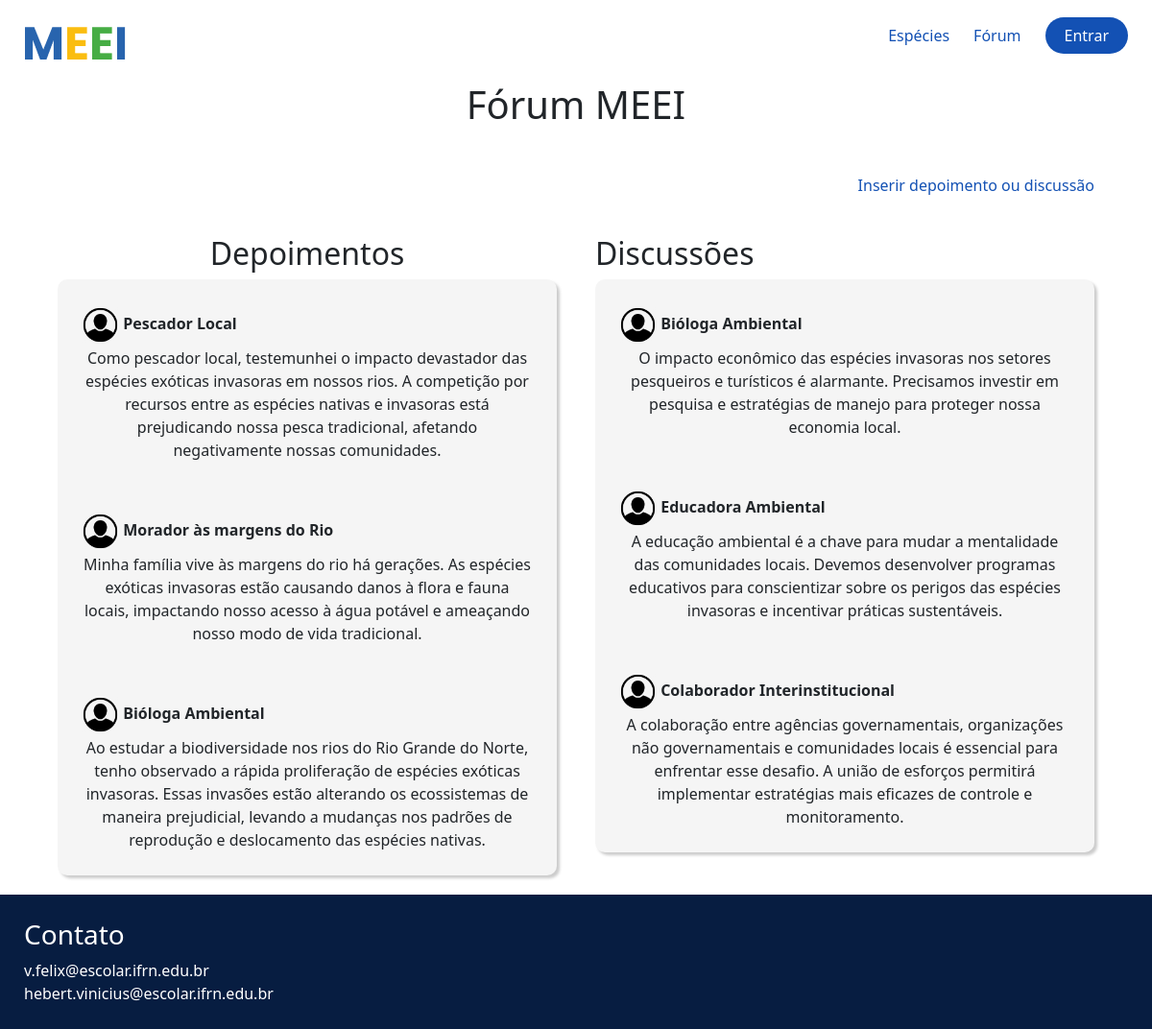
The page /noticias/forum/ on the database its author committed.
### noticias/models.py (models this page shows, shortened)
class Depoimentos(models.Model):
    DEPOIMENTOS_CHOICES = (
        ('depoimento', 'Depoimento'),
        ('discussao', 'Discussão')
    )
    email = models.EmailField(max_length=150)
    nome = models.CharField(max_length=150)
    depoimento_ou_discussao = models.CharField(
        max_length=11, choices=DEPOIMENTOS_CHOICES
    )
    relato = models.TextField()

### noticias/views.py (the view)
# urls.py: path('forum/', forum, name='forum'),
def forum(request):
    depoimentos = Depoimentos.objects.filter(depoimento_ou_discussao='depoimento')
    discussoes = Depoimentos.objects.filter(depoimento_ou_discussao='discussao')
    context = {'depoimentos': depoimentos, 'discussoes': discussoes}
    return render(request, 'noticias/forum.html', context)

### noticias/templates/noticias/forum.html (shortened to what this page needs)
{% extends "global/base.html" %}
{% load static %}
{% block content %}
<h1 class="title-forum">Fórum MEEI</h1>
    <div class="d-flex justify-content-end">
        <a href="{% url 'depoimentos' %}" class="lista-telas__especie text-decoration-none">Inserir depoimento ou discussão</a>
    </div>
    <section class="conteudo-depoimentos">
        <div class="depoimentos" style="width: 60%;">
        <h2>Depoimentos</h2>
        <div class="conteudo-depoimentos_depoimento">
            {% for i in depoimentos %}
                <div class="conteudo-depoimentos_depoimento_usuario">
                    <span class="usuario justify-content-between">
                    <div class="">
                        <img
                        src="{% static 'noticias/img/icones/icone-usuario.png' %}"
                        alt="Icone Usuario"
                        />
                        <p class="d-inline"><strong>{{ i.nome }}</strong></p>
                    </div>
                    </span>
                    <span>
                    {{ i.relato }}</span
                    >
                </div>
            {% endfor %}
        </div>
    </div>
    <div class="discussoes" style="width: 60%">
        <div class="d-flex justify-content-between">
            <h2>Discussões</h2>
        </div>
        <div class="conteudo-depoimentos_depoimento" style="width: 100%">
            {% for i in discussoes %}
                <div class="conteudo-depoimentos_depoimento_usuario justify-content-between">
                    <span class="usuario justify-content-between">
                    <div class="">
                        <img
                        src="{% static 'noticias/img/icones/icone-usuario.png' %}"
                        alt="Icone Usuario"
                        />
                        <p class="d-inline"><strong>{{ i.nome }}</strong></p>
                    </div>
                    </span>
                    <span>
                    {{ i.relato }}
                   </span
                    >
                </div>
            {% endfor %}
        </div>
    </div>
</section>
{% endblock content %}

### noticias/static/noticias/css/style.css (style rules this page uses)
:root { --blue: #1351b4; --medium-blue: #0c326f; --dark-blue: #071d41; --grey: #ccc; }
* { margin: 0; padding: 0; box-sizing: border-box; }
body { font-family: "Poppins", sans-serif; min-height: 100vh; }
a { text-decoration: none; }
.lista-telas__especie { color: var(--blue); }
main > :not(.dados-estatisticos) { padding: 20px 60px; }
a { text-decoration: none; color: inherit; }
.title-forum { position: relative; text-align: center; }
.usuario { display: flex; align-items: center; gap: 8px; }
.usuario img { width: 39px; height: 39px; }
.conteudo-depoimentos_depoimento_usuario span { margin: 3px 0 3px 0 ; }
.conteudo-depoimentos { display: flex; justify-content: space-between; gap: 40px; }
.conteudo-depoimentos_depoimento { background-color: whitesmoke; border-radius: 10px; box-shadow: 3px 3px 3px var(--grey); padding: 25px; display: flex; flex-direction: column; gap: 50px; width: auto; height: auto; }
.depoimentos, .discussoes { text-align: center; }

### rows shown on the page
Depoimentos: nome "Pescador Local", relato "Como pescador local, testemunhei o impacto devastador das espécies exóticas invasoras em nossos rios. A competição por recursos entre as espécies nativas e invasoras está prejudicando nossa pesca tradicional, afetando negativamente nossas comunidades."
Depoimentos: nome "Morador às margens do Rio", relato "Minha família vive às margens do rio há gerações. As espécies exóticas invasoras estão causando danos à flora e fauna locais, impactando nosso acesso à água potável e ameaçando nosso modo de vida tradicional."
Depoimentos: nome "Bióloga Ambiental", relato "Ao estudar a biodiversidade nos rios do Rio Grande do Norte, tenho observado a rápida proliferação de espécies exóticas invasoras. Essas invasões estão alterando os ecossistemas de maneira prejudicial, levando a mudanças nos padrões de reprodução e deslocamento das espécies nativas."
Depoimentos: nome "Bióloga Ambiental", relato "O impacto econômico das espécies invasoras nos setores pesqueiros e turísticos é alarmante. Precisamos investir em pesquisa e estratégias de manejo para proteger nossa economia local."
Depoimentos: nome "Educadora Ambiental", relato "A educação ambiental é a chave para mudar a mentalidade das comunidades locais. Devemos desenvolver programas educativos para conscientizar sobre os perigos das espécies invasoras e incentivar práticas sustentáveis."
Depoimentos: nome "Colaborador Interinstitucional", relato "A colaboração entre agências governamentais, organizações não governamentais e comunidades locais é essencial para enfrentar esse desafio. A união de esforços permitirá implementar estratégias mais eficazes de controle e monitoramento."
